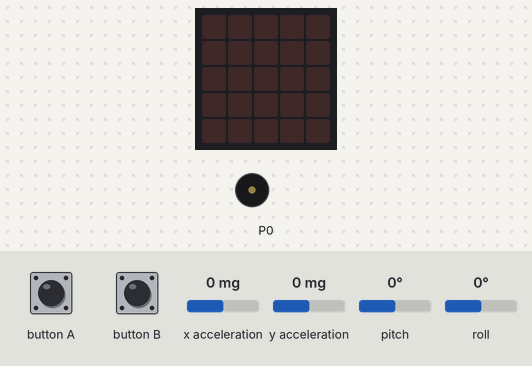
Bench run of a program on a simulated BBC micro:bit (MakeCode). On the bench: the board's 5×5 LED display, buzzer (waves = sounding). Inputs (shaded band) come from the test bench; at power-on: pitch 0°, x acceleration 0 mg, y acceleration 0 mg, roll 0°. Data-log rows are listed on the console; what the program prints to the serial console is not drawn.

Above: at 1.2 s.
1.3 s: button A pressed for 0.15 s
At 2.1 s:
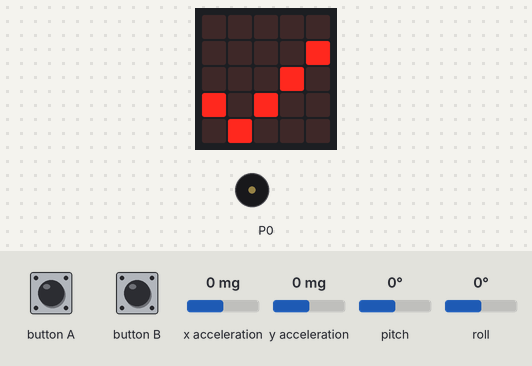
4.0 s: pitch set to -62°
5.5 s: pitch set to -73°
At 6.35 s:
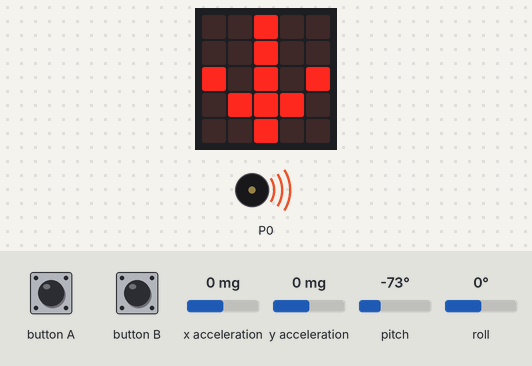
8.5 s: button B pressed for 0.15 s
At 9.5 s:
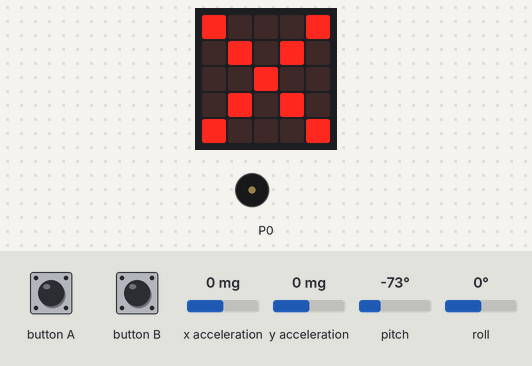
11.2 s: button A pressed 5 times (0.12 s each, 0.3 s apart)
At 13.22 s:
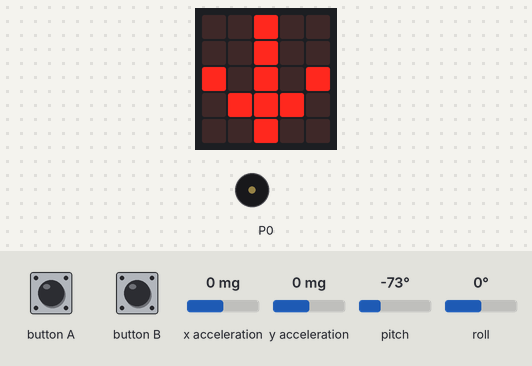
15.7 s: x acceleration set to -1440 mg
At 18.88 s:
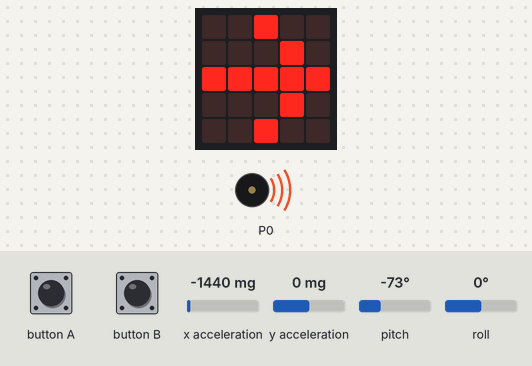
Timing chart, 0 to 19.7 s (numbered marks = the images above; inputs shaded):
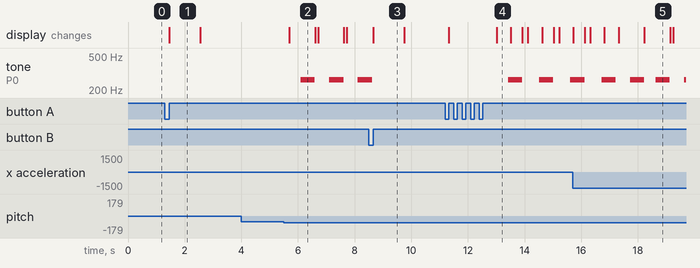

Measured:
- the behaviour switches between -66 and -67° on pitch (found by bisection; images 1 and 2)
- after the input at 1.3 s, the display: changes after 0.15 s (image 1)
- after the input at 4.0 s, every drawn part: stays the same
- after the input at 5.5 s, tone on P0: alternates 262 Hz for 0.50 s and silent for 0.51 s, starting after 0.60 s; the display: changes after 0.20 s (image 2)
- after the input at 8.5 s, tone on P0: goes on until 8.6 s, then stays silent; the display: changes after 0.15 s (image 3)
- after the input at 11.2 s, tone on P0: alternates 262 Hz for 0.50 s and silent for 0.60 s, starting after 2.2 s; the display: first changes after 0.12 s (image 4 shows a later state)
- after the input at 15.7 s, the display: first differs from a run without the input after 2.5 s (image 5)
- what the display in image 1 shows lasts 1.1 s, from 1.5 s to 2.6 s

The program:

main.ts
```typescript
input.onButtonPressed(Button.A, function () {
    basic.showIcon(IconNames.Yes)
    basic.pause(500)
    basic.clearScreen()
    running = 1
})
input.onButtonPressed(Button.B, function () {
    running = 0
    basic.showIcon(IconNames.No)
    basic.pause(500)
    basic.clearScreen()
})
let trigger = 0
let roll = 0
let prev_roll = 0
let pitch = 0
let prev_pitch = 0
let running = 0
running = 0
while (true) {
    basic.pause(100)
    if (!(running)) {
        continue;
    }
    prev_pitch = pitch
    prev_roll = roll
    pitch = input.rotation(Rotation.Pitch) - input.acceleration(Dimension.Y) * 0.0389
    roll = input.rotation(Rotation.Roll) - input.acceleration(Dimension.X) * 0.0387
    if (pitch <= -30 && prev_pitch <= -30) {
        basic.showLeds(`
            . . # . .
            . . # . .
            # . # . #
            . # # # .
            . . # . .
            `)
        music.play(music.tonePlayable(262, music.beat(BeatFraction.Whole)), music.PlaybackMode.UntilDone)
        trigger = 1
    }
    if (pitch >= 15 && prev_pitch >= 15) {
        basic.showLeds(`
            . . # . .
            . # # # .
            # . # . #
            . . # . .
            . . # . .
            `)
        music.play(music.tonePlayable(262, music.beat(BeatFraction.Whole)), music.PlaybackMode.UntilDone)
        trigger = 1
    }
    if (roll <= -30 && prev_roll <= -30) {
        basic.showLeds(`
            . . # . .
            . . . # .
            # # # # #
            . . . # .
            . . # . .
            `)
        music.play(music.tonePlayable(262, music.beat(BeatFraction.Whole)), music.PlaybackMode.UntilDone)
        trigger = 2
    }
    if (roll >= 30 && prev_roll >= 30) {
        basic.showLeds(`
            . . # . .
            . # . . .
            # # # # #
            . # . . .
            . . # . .
            `)
        music.play(music.tonePlayable(262, music.beat(BeatFraction.Whole)), music.PlaybackMode.UntilDone)
        trigger = 2
    }
    datalogger.log(
    datalogger.createCV("roll (compensated)", roll),
    datalogger.createCV("pitch (compensated)", pitch),
    datalogger.createCV("accel x", input.acceleration(Dimension.X)),
    datalogger.createCV("accel y", input.acceleration(Dimension.Y)),
    datalogger.createCV("trigger", trigger)
    )
    trigger = 0
    basic.clearScreen()
}
```

test.ts
```typescript
// tests go here; this will not be compiled when this package is used as an extension.
```
